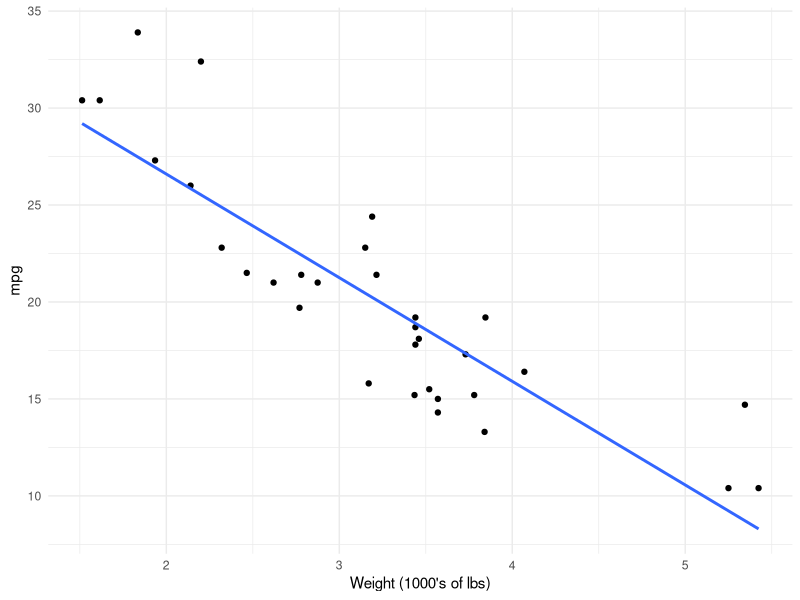

Source code (R):
## ---- chunk 1
library(tidyverse)
library(broom)
## ---- chunk 2
ggplot(mtcars, aes(wt, mpg)) +
  geom_point() +
  labs(x = "Weight (1000's of lbs)") +
  geom_smooth(method = "lm", se = FALSE) +
  theme_minimal() 
fit <- lm(mpg ~ wt, data = mtcars)
## ---- chunk 3
predict(fit, newdata = tibble(wt = 3)) %>% 
  unname()
## ---- chunk 4
glance(fit)$p.value %>% 
  unname()
## ---- chunk 5
-tidy(fit)$estimate[2]
## ---- chunk 6
(my_lm <- lm(mpg ~ wt, data = mtcars))
## ---- chunk 7
tidy(my_lm)
## ---- chunk 8
augment(my_lm) %>% 
  print(n = 5)
## ---- chunk 9
augment(my_lm, newdata = tibble(wt = 3:5))
## ---- chunk 10
glance(my_lm)
## ---- chunk 11
predict(my_lm) %>% 
  unname() %>% 
  head(5)
## ---- chunk 12
predict(my_lm, newdata = tibble(wt = 3:5)) %>% 
  unname()
## ---- chunk 13
coef(my_lm)
## ---- chunk 14
sigma(my_lm)
## ---- chunk 15
names(my_lm)
## ---- chunk 16
my_lm$df.residual
## ---- chunk 17
summary(my_lm)
## ---- chunk 18
names(summary(my_lm))
## ---- chunk 19
summary(my_lm)$adj.r.squared
